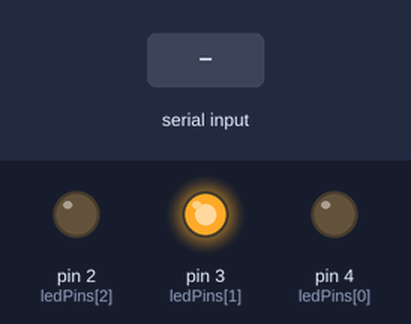
The sketch below on a simulated Arduino Uno, built with avr-gcc and run on an emulated ATmega328P. Parts: output pins drawn as LEDs (lit = HIGH). The test bench sets the inputs (shaded band). Random numbers use the default seed unless the sketch sets one; what the sketch prints to the serial monitor is not drawn.

Above: at 1.2 s.
1.3 s: "1" received over Serial
At 2.4 s:
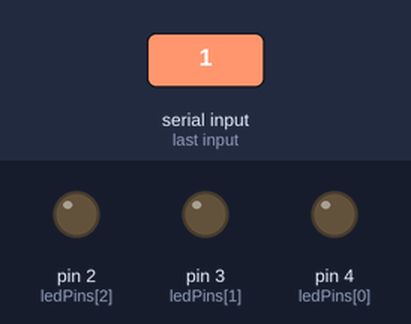
At 16.4 s:
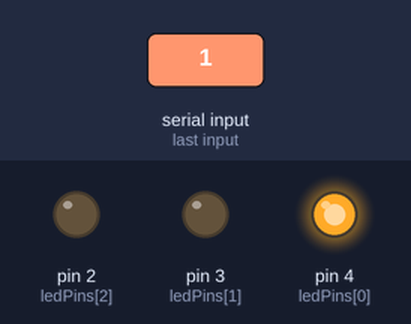
Timing chart, 0 to 34.5 s (numbered marks = the images above; inputs shaded):
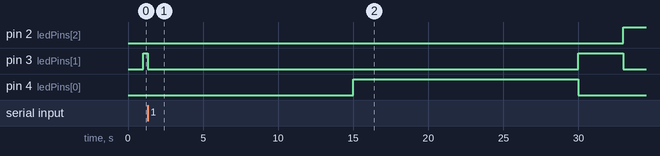

Measured:
- after the input at 1.3 s, pin 2 (ledPins[2]): LOW → HIGH after 31.7 s; pin 4 (ledPins[0]): LOW → HIGH after 13.7 s, → LOW 15.0 s later

The sketch:

OP9BlueTootj.ino
```cpp
int state;
int flag = 0;

//Pins van de relay's van de stoplichten
const int ledPins[] = {4, 3, 2};
//Array van de mogelijke lengtes van aanstaan lampen/relay's
int t[] = {8000, 15000};
//De laatste keer dat de lamp is aangegaan
unsigned long lastTimes[] = {0, 0, 0};
//Hoelang de lamp aan moet staan
int ledTiming[] = {0, 0, 0};
//Welke lamp aan moet staan
//Hier wordt in de roll() naar gekeken, als het hoger of gelijk is aan een
//Dan mag het door de roll functie aan of uitgezet worden
int ledHistory[] = {0, 0, 0};
//Status van elke lamp aan of out
int ledStatus[] = {LOW, LOW, LOW};
//cycle status van het stoplicht, cycle is of het stoplicht een rotatie groen orangje blauw moet doen
//-1 geen cycle dus niks doen
//0 stoplicht cycle begint dus groen
//1 stoplicht op oranje
//2 stoplicht op rood
int docycle = -1;

void setup() {
    Serial.begin(9600);
    //Voor elke led in ledpins
    for (int pin: ledPins) {
        //Zet de pin modus op output
        pinMode(pin, OUTPUT);
    }
}

void loop() {
    //Voor elke lamp
    for (int op = 0; op < 3; op++) {
        //Kijken of hij aan of uit mag
        roll(op);
    }

    //Als er data binnen komt via de HC-05 bluetooth module zo ja dan
    if (Serial.available() > 0) {
        //Als er geen rotatie bezig is
        if(docycle < 0){
          //begin een rotatie
          cycle();
        }
        flag = 0;
    }
}
//Een random waar of onwaar terug geven
bool randomBool() {
    if ((rand() % 2) + 1 == 2)return 1;
    return 0;
}

void cycle() {
    //Een aan lengte aan de groene lamp geven
    ledTiming[0] = t[randomBool()];
    //Een aan lengte aan de groene lamp geven
    ledTiming[2] = t[randomBool()];
    //Als randombool een onwaar okwel een 0 terug geeft dan pakt het de
    //eerste timing uit de timing array dus 8000,als hij waar is dus 1 pakt
    //het de tweede timing dus 15000

    //Timing van de oranje is altijd 3 sec tijdens een cycle
    //Timing van de oranje lamp zetten
    ledTiming[1] = 3000;

    //Alle waardes van de geschiedenis resetten omdat we een nieuwe cycle beginnen
    ledHistory[0] = 0;
    ledHistory[1] = 0;
    ledHistory[2] = 0;
    lastTimes[0] = 0;
    lastTimes[1] = 0;
    lastTimes[2] = 0;
    ledStatus[0] = 0;
    ledStatus[1] = 0;
    ledStatus[2] = 0;

    //Alle lampen uitzetten aan het begin van een cycle
    digitalWrite(ledPins[0], 0);
    digitalWrite(ledPins[1], 0);
    digitalWrite(ledPins[2], 0);

    //Cycle op 0 zettten zodat de rotatie kan gaan beginnen
    docycle = 0;
}

void update() {
    //Als de lamp rood is geweest dan is de rotatie afgelopen en kan cycle
    //weer terug op -1 en moet de rode lamp uitgaan
    if(docycle > 2){
        docycle = -1;
        ledHistory[2] = 0;
    }
    //Als de cycle niet begonnen is dan moet de alleen de oranje lamp aan gaan
    //met de timing van 1 seconden
    if (docycle == -1) {
        //de timing van de oranje lamp op 1 seconden zetten
        ledTiming[1] = 1000;
        //Er voor zorgen dat lamp 1 in de roll aan of uit gezet wordt
        ledHistory[1] = 1;
    }
    //als de cycle is begonnen
    if (docycle == 0) {
        //Haal de oranje lamp weg uit de roll
        ledHistory[1] = 0;
        //Zet de groene lamp in de roll
        ledHistory[0] = 1;
    }
    //Als de groene lamp is uitgegaan in de cycle
    if (docycle == 1) {
        //Haal de groene lamp weg uit de roll
        ledHistory[0] = 0;
        //Zet de oranje lamp in de roll
        ledHistory[1] = 1;
    }
    if (docycle == 2) {
        //Haal de oranje lamp weg uit de roll
        ledHistory[1] = 0;
        //Zet de rode lamp in de roll
        ledHistory[2] = 1;
    }
}

//Het aan of uitzetten van een lamp als het hoger of gelijk is aan 1 in de ledhistory
//En het langer is geweest dan de aangegeven timing in ledTiming
void roll(int l) {
    //kijken of er een andere lamp in roll moet, als de rotatie/cycle stap/nummer
    //is verhoogd
    update();

    unsigned long curTime = millis();

    //Als de huidige tijd min de laatste keer dat de lamp is aan of uitgegeaan is
    //hoger is dan de lengte dat hij maximaal aan mag staan dan doe iets
    //ook kijkt het of de lamp hoger of gelijk is aan 1 in ledhistory ,
    //staat het op null mag hij niet aan of uit gezet worden door roll()
    if (curTime - lastTimes[l] >= ledTiming[l] && ledHistory[l] >= 1) {
        //Zet de laatste keer van uit of aangaan op de huidige tijd
        lastTimes[l] = curTime;
        //Zet de lamp status op aan of uit zetten
        ledStatus[l] = (ledStatus[l] == LOW) ? HIGH : LOW;
        //als de lampstatus op uit staat en de cycle/rotatie is begonnen
        if (ledStatus[l] == 0 && docycle >= 0) {
            //Dan is het de volgende stap in de cycle
            //dus ophogen van cycle nummer
            docycle++;
            //Het noteren van de volgende stap van de cycle
            //met daarbij de relevante waardes
            Serial.println("next light");
            Serial.println(docycle);
            Serial.println(ledHistory[0]);
            Serial.println(ledHistory[1]);
            Serial.println(ledHistory[2]);
        }
        //Lamp daadwerkelijk aan of uitzetten
        digitalWrite(ledPins[l], ledStatus[l]);
    }
}
```
